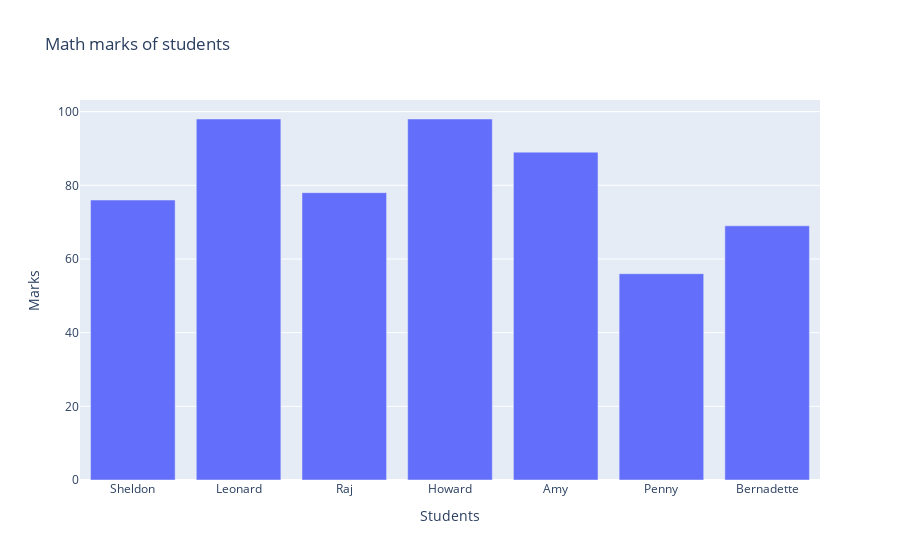

The notebook cell this image was saved under:
### Markdown cell above
marks = [76,98,78,98,89,56,69,76]
        students = ['Sheldon','Leonard','Raj','Howard','Amy','Penny','Bernadette']

### Code cell
# type your code here
marks = [76,98,78,98,89,56,69,76]
students = ['Sheldon','Leonard','Raj','Howard','Amy','Penny','Bernadette']
exp.bar(x=students[:7],y=marks[:7],labels={'x':"Students",'y':"Marks"},title="Math marks of students")

### Figure 1 — Plotly figure (JSON) as saved in the notebook; plotly's stock layout.template omitted (floating-point values rounded to 4 significant figures)
{"data": [{"alignmentgroup": "True", "hovertemplate": "Students=%{x}<br>Marks=%{y}<extra></extra>", "legendgroup": "", "marker": {"color": "#636efa", "pattern": {"shape": ""}}, "name": "", "offsetgroup": "", "orientation": "v", "showlegend": false, "textposition": "auto", "type": "bar", "x": ["Sheldon", "Leonard", "Raj", "Howard", "Amy", "Penny", "Bernadette"], "xaxis": "x", "y": [76, 98, 78, 98, 89, 56, 69], "yaxis": "y"}], "layout": {"barmode": "relative", "legend": {"tracegroupgap": 0}, "title": {"text": "Math marks of students"}, "xaxis": {"anchor": "y", "domain": [0, 1], "title": {"text": "Students"}}, "yaxis": {"anchor": "x", "domain": [0, 1], "title": {"text": "Marks"}}}}
